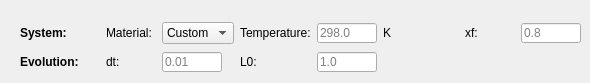
   <widget class="QWidget" name="tab_3">
    <attribute name="title">
     <string>Landau</string>
    </attribute>
    <widget class="QWidget" name="layoutWidget_3">
     <property name="geometry">
      <rect>
       <x>20</x>
       <y>20</y>
       <width>561</width>
       <height>54</height>
      </rect>
     </property>
     <layout class="QGridLayout" name="gridLayout_3">
      <item row="1" column="0">
       <widget class="QLabel" name="label_8">
        <property name="font">
         <font>
          <weight>75</weight>
          <bold>true</bold>
         </font>
        </property>
        <property name="text">
         <string>Evolution:</string>
        </property>
       </widget>
      </item>
      <item row="0" column="4">
       <widget class="QLineEdit" name="temperature_LE">
        <property name="minimumSize">
         <size>
          <width>60</width>
          <height>20</height>
         </size>
        </property>
        <property name="maximumSize">
         <size>
          <width>60</width>
          <height>20</height>
         </size>
        </property>
        <property name="placeholderText">
         <string>298.0</string>
        </property>
       </widget>
      </item>
      <item row="0" column="7">
       <widget class="QLabel" name="label_74">
        <property name="toolTip">
         <string>Float, unit of 1, from 0 to 1,  the content of the Ti in PZT</string>
        </property>
        <property name="text">
         <string>xf:</string>
        </property>
       </widget>
      </item>
      <item row="0" column="1">
       <widget class="QLabel" name="label_6">
        <property name="toolTip">
         <string/>
        </property>
        <property name="text">
         <string>Material:</string>
        </property>
       </widget>
      </item>
      <item row="0" column="5">
       <widget class="QLabel" name="label_79">
        <property name="minimumSize">
         <size>
          <width>20</width>
          <height>0</height>
         </size>
        </property>
        <property name="maximumSize">
         <size>
          <width>20</width>
          <height>16777215</height>
         </size>
        </property>
        <property name="text">
         <string>K</string>
        </property>
       </widget>
      </item>
      <item row="1" column="1">
       <widget class="QLabel" name="label_33">
        <property name="toolTip">
         <string>Float, unit of 1, not real time unit. Control the time step size, namely how fast the simulation evolves. Too large value will cause numerical problems.</string>
        </property>
        <property name="text">
         <string>dt:</string>
        </property>
       </widget>
      </item>
      <item row="0" column="3">
       <widget class="QLabel" name="label_7">
        <property name="toolTip">
         <string>FLoat, unit of kelvin, temperature of the simulation</string>
        </property>
        <property name="text">
         <string>Temperature:</string>
        </property>
       </widget>
      </item>
      <item row="0" column="0">
       <widget class="QLabel" name="label_35">
        <property name="minimumSize">
         <size>
          <width>80</width>
          <height>0</height>
         </size>
        </property>
        <property name="font">
         <font>
          <weight>75</weight>
          <bold>true</bold>
         </font>
        </property>
        <property name="text">
         <string>System:</string>
        </property>
       </widget>
      </item>
      <item row="0" column="8">
       <widget class="QLineEdit" name="xf_LE">
        <property name="minimumSize">
         <size>
          <width>60</width>
          <height>20</height>
         </size>
        </property>
        <property name="maximumSize">
         <size>
          <width>60</width>
          <height>20</height>
         </size>
        </property>
        <property name="placeholderText">
         <string>0.8</string>
        </property>
       </widget>
      </item>
      <item row="1" column="3">
       <widget class="QLabel" name="label_34">
        <property name="text">
         <string>L0:</string>
        </property>
       </widget>
      </item>
      <item row="1" column="2">
       <widget class="QLineEdit" name="dt_LE">
        <property name="minimumSize">
         <size>
          <width>60</width>
          <height>20</height>
         </size>
        </property>
        <property name="maximumSize">
         <size>
          <width>60</width>
          <height>20</height>
         </size>
        </property>
        <property name="placeholderText">
         <string>0.01</string>
        </property>
       </widget>
      </item>
      <item row="1" column="4" colspan="4">
       <widget class="QLineEdit" name="l0_LE">
        <property name="minimumSize">
         <size>
          <width>60</width>
          <height>20</height>
         </size>
        </property>
        <property name="maximumSize">
         <size>
          <width>60</width>
          <height>20</height>
         </size>
        </property>
        <property name="placeholderText">
         <string>1.0</string>
        </property>
       </widget>
      </item>
      <item row="0" column="6">
       <widget class="QLabel" name="label_62">
        <property name="text">
         <string/>
        </property>
       </widget>
      </item>
      <item row="0" column="2">
       <widget class="QComboBox" name="material_combo">
        <item>
         <property name="text">
          <string>Custom</string>
         </property>
        </item>
        <item>
         <property name="text">
          <string>BFO</string>
         </property>
        </item>
        <item>
         <property name="text">
          <string>PZT</string>
         </property>
        </item>
        <item>
         <property name="text">
          <string>BTO</string>
         </property>
        </item>
       </widget>
      </item>
     </layout>
    </widget>
   </widget>
